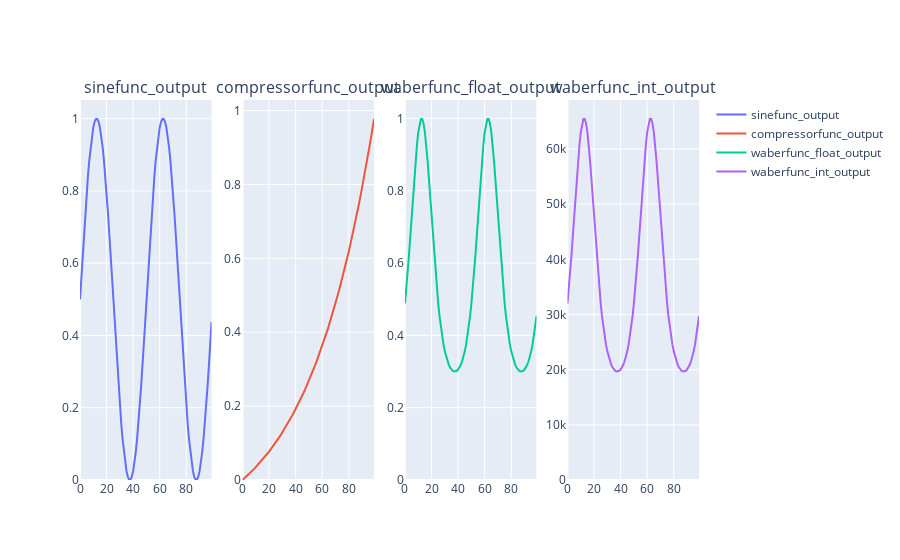

Notebook code for this chart:
### Code cell
import plotly.graph_objs as go
from plotly.subplots import make_subplots

bms_traces = [
  go.Scatter(y=sinefunc_output, mode="lines", name="sinefunc_output"),
  go.Scatter(y=compressorfunc_output, mode="lines", name="compressorfunc_output"),
  go.Scatter(y=waberfunc_float_output, mode="lines", name="waberfunc_float_output"),
  go.Scatter(y=waberfunc_int_output, mode="lines", name="waberfunc_int_output"),
]

fig = make_subplots(rows=1, cols=4, subplot_titles=["sinefunc_output", "compressorfunc_output", "waberfunc_float_output", "waberfunc_int_output"])

for idx, bms_trace in enumerate(bms_traces):  # see example above
	fig.add_trace(bms_trace, row=1, col=idx+1)

#fig.update_layout(
#  title='Test Output', 
  #yaxis=dict(title='return')
#)
fig.update_yaxes(rangemode="tozero") 
fig.show()
